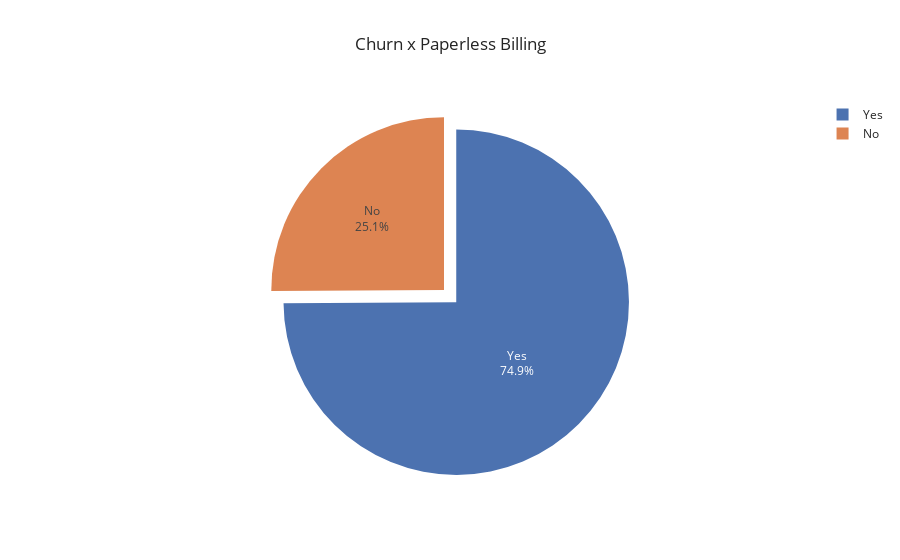

The notebook cell this image was saved under:
### Code cell
# Churn x Paperless Billing
fig = px.pie(churn, names = 'PaperlessBilling', template = 'seaborn',
            title = 'Churn x Paperless Billing')
fig.update_traces(pull = [0.1], textinfo = "percent+label")
fig.show()

### Figure 1 — Plotly figure (JSON) as saved in the notebook; plotly's stock layout.template omitted (floating-point values rounded to 4 significant figures; data arrays with more than 128 entries replaced by an {"elided": "..."} marker saying what was removed)
{"data": [{"domain": {"x": [0, 1], "y": [0, 1]}, "hovertemplate": "PaperlessBilling=%{label}<extra></extra>", "labels": {"elided": "1869 str values"}, "legendgroup": "", "name": "", "pull": [0.1], "showlegend": true, "textinfo": "percent+label", "type": "pie"}], "layout": {"legend": {"tracegroupgap": 0}, "title": {"text": "Churn x Paperless Billing"}}}
